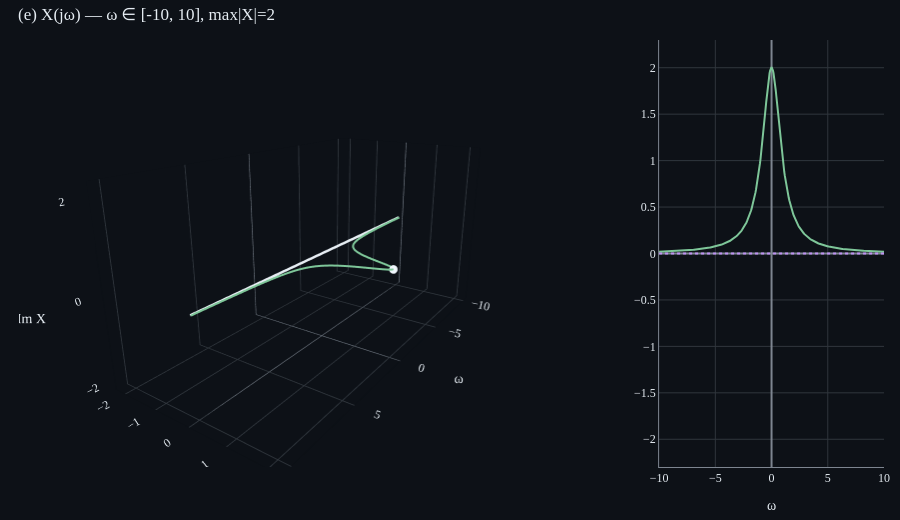

The notebook cell this image was saved under:
### Markdown cell above
### F2 — Two-sided exp `e^(-|t|)` (짝함수)

X(jω) = 2/(1+ω²). **순수 실수**. trail이 *Re-ω 평면* 안에서만 움직임 — Im 방향으로 떠오르지 않음. 짝함수성이 시각적으로 직접 보임.

### Code cell
sig = signals.two_sided_exp(rate=1.0)
an = FourierAnalyzer(sig, t_min=-15.0, t_max=15.0, n_samples=4000)
omegas, X = an.spectrum(omega_min=-10.0, omega_max=10.0, n_omega=400)

p = SpectrumPlot(view='re_im', show_inset=True)
p.show_spectrum(omegas, X)
p.figure.show()

### Figure 1 — Plotly figure (JSON) as saved in the notebook; plotly's stock layout.template omitted (floating-point values rounded to 4 significant figures; data arrays with more than 128 entries replaced by an {"elided": "..."} marker saying what was removed)
{"data": [{"line": {"color": "#e6edf3", "width": 5}, "mode": "lines", "name": "t-axis", "opacity": 1.0, "scene": "scene", "showlegend": false, "type": "scatter3d", "x": [-10.0, 10.0], "y": [0.0, 0.0], "z": [0.0, 0.0]}, {"line": {"color": "#7ec699", "width": 4}, "mode": "lines", "name": "X(jω)", "type": "scatter3d", "x": {"elided": "400 float values"}, "y": {"elided": "400 float values"}, "z": {"elided": "400 float values"}}, {"marker": {"color": "#f0f6fc", "size": 5}, "mode": "markers", "name": "ω=0", "type": "scatter3d", "x": [0.02506], "y": [1.999], "z": [0.0]}, {"line": {"color": "#7ec699", "width": 2}, "mode": "lines", "name": "Re X", "type": "scatter", "x": {"elided": "400 float values"}, "xaxis": "x", "y": {"elided": "400 float values"}, "yaxis": "y"}, {"line": {"color": "#bf91f3", "dash": "dot", "width": 2}, "mode": "lines", "name": "Im X", "type": "scatter", "x": {"elided": "400 float values"}, "xaxis": "x", "y": {"elided": "400 float values"}, "yaxis": "y"}], "layout": {"font": {"color": "#e6edf3", "family": "serif", "size": 12}, "height": 520, "margin": {"b": 10, "l": 10, "r": 10, "t": 40}, "paper_bgcolor": "#0d1117", "plot_bgcolor": "#0d1117", "scene": {"aspectmode": "manual", "aspectratio": {"x": 2.0, "y": 1.0, "z": 1.0}, "camera": {"eye": {"x": 2.2, "y": 1.5, "z": 0.9}}, "domain": {"x": [0.0, 0.7], "y": [0.0, 1.0]}, "xaxis": {"backgroundcolor": "#0d1117", "color": "#e6edf3", "gridcolor": "#30363d", "showbackground": true, "title": {"text": "ω"}, "zerolinecolor": "#7d8590"}, "yaxis": {"backgroundcolor": "#0d1117", "color": "#e6edf3", "gridcolor": "#30363d", "range": [-2.299, 2.299], "showbackground": true, "title": {"text": "Re X"}, "zerolinecolor": "#7d8590"}, "zaxis": {"backgroundcolor": "#0d1117", "color": "#e6edf3", "gridcolor": "#30363d", "range": [-2.299, 2.299], "showbackground": true, "title": {"text": "Im X"}, "zerolinecolor": "#7d8590"}}, "showlegend": false, "title": {"font": {"color": "#e6edf3"}, "text": "(e) X(jω) — ω ∈ [-10, 10], max|X|=2", "x": 0.02, "xanchor": "left"}, "xaxis": {"anchor": "y", "color": "#e6edf3", "domain": [0.74, 1.0], "gridcolor": "#30363d", "linecolor": "#7d8590", "showgrid": true, "title": {"text": "ω"}, "zeroline": true, "zerolinecolor": "#7d8590"}, "yaxis": {"anchor": "x", "color": "#e6edf3", "domain": [0.0, 1.0], "gridcolor": "#30363d", "linecolor": "#7d8590", "range": [-2.299, 2.299], "showgrid": true, "title": {"text": ""}, "zeroline": true, "zerolinecolor": "#7d8590"}}}
